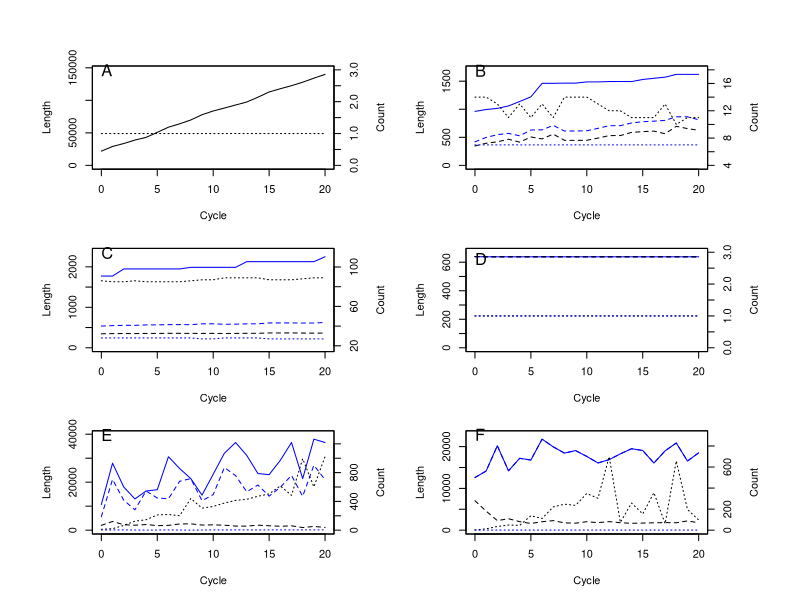

This figure's R source:
pdf("SLAGcompoundfig1a.pdf", height = 8.4, width = 8.5)
par(mfrow = c(3,2))
par(mar = c(3, 5, 3, 5), oma = c(2, 2, 2, 2))
par(xpd = NA)
rmatchingcontigs <- c(1, 1, 1, 1, 1, 1, 1, 1, 1, 1, 1, 1, 1, 1, 1, 1, 1, 1, 1, 1, 1)
rmatchinglengths <- c(21897, 29074, 33605, 38915, 43072, 50789, 58741, 63930, 69837, 77882, 83628, 88146, 92806, 97451, 104813, 112864, 117838, 122537, 127855, 134075, 139899)
x <-c(0, 1, 2, 3, 4, 5, 6, 7, 8, 9, 10, 11, 12, 13, 14, 15, 16, 17, 18, 19, 20)
plot(x, rmatchinglengths, ylim = c(0, 146893), type = "l", xlab = "Cycle", ylab = "Length", lty = 1, col = "black")
par(new = TRUE)
plot(x, rmatchingcontigs, ylim = c(0, 3), type = "l", xlab = "", ylab = "", xaxt = "n", yaxt = "n", lty = 3, col = "black")
axis(side = 4)
mtext("Count", side = 4, line = 3, cex = 0.66)
text(0, 2.8, "A", adj = c(0, 0), cex = 1.5)
rallcontigs <- c(14, 14, 13, 11, 13, 11, 13, 11, 14, 14, 14, 13, 12, 12, 11, 11, 11, 13, 10, 11, 11)
rmeanalllengths <- c(345.714285714286, 394.785714285714, 419.538461538462, 466.090909090909, 414, 506.636363636364, 471.692307692308, 556.909090909091, 446.5, 445.428571428571, 447.428571428571, 486.307692307692, 530.916666666667, 531.416666666667, 587.272727272727, 601.818181818182, 610.909090909091, 563.692307692308, 696.1, 655.636363636364, 626.181818181818)
rmatchingcontigs <- c(7, 7, 7, 7, 7, 7, 7, 7, 7, 7, 7, 7, 7, 7, 7, 7, 7, 7, 7, 7, 7)
rmeanmatchinglengths <- c(419.571428571429, 498.285714285714, 546.571428571429, 570.714285714286, 527, 630.428571428571, 633.428571428571, 712.571428571429, 612.571428571429, 612.571428571429, 616.571428571429, 660.571428571429, 706.857142857143, 707.714285714286, 755.428571428571, 778.285714285714, 787.857142857143, 802.428571428571, 866, 865.857142857143, 813.142857142857)
rmatchinglongests <- c(962, 995, 1016, 1059, 1139, 1221, 1462, 1462, 1466, 1466, 1488, 1488, 1494, 1495, 1494, 1531, 1552, 1572, 1622, 1622, 1622)
x <-c(0, 1, 2, 3, 4, 5, 6, 7, 8, 9, 10, 11, 12, 13, 14, 15, 16, 17, 18, 19, 20)
plot(x, rmatchinglongests, ylim = c(0, 1703), type = "l", xlab = "Cycle", ylab = "Length", lty = 1, col = "blue")
lines(x, rmeanmatchinglengths, lty = 2, col = "blue")
lines(x, rmeanalllengths, lty = 2, col = "black")
par(new = TRUE)
plot(x, rallcontigs, ylim = c(4, 18), type = "l", xlab = "", ylab = "", xaxt = "n", yaxt = "n", lty = 3, col = "black")
lines(x, rmatchingcontigs, lty = 3, col = "blue")
axis(side = 4)
mtext("Count", side = 4, line = 3, cex = 0.66)
text(0, 17, "B", adj = c(0, 0), cex = 1.5)
#text(0.2, 2.9, "B", cex = 2)
rallcontigs <- c(86, 85, 85, 86, 85, 85, 85, 85, 86, 87, 87, 89, 89, 89, 89, 87, 87, 87, 88, 89, 89)
rmeanalllengths <- c(345.581395348837, 350.211764705882, 352.282352941176, 350.488372093023, 354.623529411765, 354.623529411765, 357.223529411765, 357.223529411765, 355.139534883721, 354.908045977012, 355.057471264368, 353.876404494382, 354.752808988764, 357.483146067416, 357.797752808989, 366.195402298851, 366.195402298851, 366.770114942529, 363.556818181818, 361.157303370787, 363.348314606742)
rmatchingcontigs <- c(28, 28, 28, 28, 28, 28, 28, 28, 28, 27, 27, 28, 28, 28, 28, 27, 27, 27, 27, 27, 27)
rmeanmatchinglengths <- c(536.5, 547.892857142857, 554.178571428571, 554.178571428571, 565.142857142857, 565.142857142857, 573.035714285714, 573.035714285714, 570.714285714286, 592.407407407407, 592.407407407407, 580.821428571429, 583.607142857143, 591, 592, 613.740740740741, 613.740740740741, 613.740740740741, 611.111111111111, 611.111111111111, 625.814814814815)
rmatchinglongests <- c(1772, 1772, 1948, 1948, 1948, 1948, 1948, 1948, 1988, 1988, 1988, 1988, 1988, 2128, 2128, 2128, 2128, 2128, 2128, 2128, 2249)
x <-c(0, 1, 2, 3, 4, 5, 6, 7, 8, 9, 10, 11, 12, 13, 14, 15, 16, 17, 18, 19, 20)
plot(x, rmatchinglongests, ylim = c(0, 2361), type = "l", xlab = "Cycle", ylab = "Length", lty = 1, col = "blue")
lines(x, rmeanmatchinglengths, lty = 2, col = "blue")
lines(x, rmeanalllengths, lty = 2, col = "black")
par(new = TRUE)
plot(x, rallcontigs, ylim = c(18, 115), type = "l", xlab = "", ylab = "", xaxt = "n", yaxt = "n", lty = 3, col = "black")
lines(x, rmatchingcontigs, lty = 3, col = "blue")
axis(side = 4)
mtext("Count", side = 4, line = 3, cex = 0.66)
text(0, 108, "C", adj = c(0, 0), cex = 1.5)
rallcontigs <- c(1, 1, 1, 1, 1, 1, 1, 1, 1, 1, 1, 1, 1, 1, 1, 1, 1, 1, 1, 1, 1)
rmeanalllengths <- c(639, 638, 638, 638, 638, 638, 638, 638, 638, 638, 638, 638, 638, 638, 638, 638, 638, 638, 638, 638, 638)
rmatchingcontigs <- c(1, 1, 1, 1, 1, 1, 1, 1, 1, 1, 1, 1, 1, 1, 1, 1, 1, 1, 1, 1, 1)
rmeanmatchinglengths <- c(639, 638, 638, 638, 638, 638, 638, 638, 638, 638, 638, 638, 638, 638, 638, 638, 638, 638, 638, 638, 638)
rmatchinglongests <- c(639, 638, 638, 638, 638, 638, 638, 638, 638, 638, 638, 638, 638, 638, 638, 638, 638, 638, 638, 638, 638)
x <-c(0, 1, 2, 3, 4, 5, 6, 7, 8, 9, 10, 11, 12, 13, 14, 15, 16, 17, 18, 19, 20)
plot(x, rmatchinglongests, ylim = c(0, 670), type = "l", xlab = "Cycle", ylab = "Length", lty = 1, col = "blue")
lines(x, rmeanmatchinglengths, lty = 2, col = "blue")
lines(x, rmeanalllengths, lty = 2, col = "black")
par(new = TRUE)
plot(x, rallcontigs, ylim = c(0, 3), type = "l", xlab = "", ylab = "", xaxt = "n", yaxt = "n", lty = 3, col = "black")
lines(x, rmatchingcontigs, lty = 3, col = "blue")
axis(side = 4)
mtext("Count", side = 4, line = 3, cex = 0.66)
text(0, 2.6, "D", adj = c(0, 0), cex = 1.5)
#text(0.2, 2.9, "D", cex = 2)
rallcontigs <- c(12, 21, 66, 125, 145, 212, 218, 201, 441, 306, 330, 377, 414, 429, 471, 504, 615, 484, 993, 602, 1022)
rmeanalllengths <- c(2011.33333333333, 3618.19047619048, 2273.25757575758, 2064.112, 2363.52413793103, 1886.63679245283, 2006.02752293578, 2581.31343283582, 2643.72335600907, 2135.58496732026, 2216.60606060606, 2077.10079575597, 1708.6231884058, 1689.20512820513, 2086.97876857749, 1837.87301587302, 1633.34146341463, 1824.32438016529, 1101.64249748238, 1559.7342192691, 1150.33072407045)
rmatchingcontigs <- c(3, 3, 4, 2, 1, 2, 4, 2, 1, 2, 4, 3, 4, 4, 3, 4, 4, 4, 4, 4, 4)
rmeanmatchinglengths <- c(5629.66666666667, 21142, 12500.5, 8491.5, 16332, 13411, 13102.75, 20400, 21472, 12283.5, 14815, 26090.3333333333, 22756, 15989.25, 18828, 14182.5, 17876, 22816.25, 14114.25, 27055.5, 21040.75)
rmatchinglongests <- c(10684, 27917, 18012, 13028, 16332, 16864, 30600, 25699, 21472, 14609, 23318, 32075, 36533, 31144, 23592, 23149, 29109, 36534, 21481, 37921, 36534)
x <-c(0, 1, 2, 3, 4, 5, 6, 7, 8, 9, 10, 11, 12, 13, 14, 15, 16, 17, 18, 19, 20)
plot(x, rmatchinglongests, ylim = c(0, 39817), type = "l", xlab = "Cycle", ylab = "Length", lty = 1, col = "blue")
lines(x, rmeanmatchinglengths, lty = 2, col = "blue")
lines(x, rmeanalllengths, lty = 2, col = "black")
par(new = TRUE)
plot(x, rallcontigs, ylim = c(0, 1328), type = "l", xlab = "", ylab = "", xaxt = "n", yaxt = "n", lty = 3, col = "black")
lines(x, rmatchingcontigs, lty = 3, col = "blue")
axis(side = 4)
mtext("Count", side = 4, line = 3, cex = 0.66)
text(0, 1240, "E", adj = c(0, 0), cex = 1.5)
rallcontigs <- c(2, 13, 35, 49, 46, 137, 111, 221, 247, 236, 349, 303, 699, 74, 258, 154, 356, 62, 658, 197, 97)
rmeanalllengths <- c(7044.5, 4558.69230769231, 2294.17142857143, 2739, 2042.5, 1602.37226277372, 2025.82882882883, 2286.42081447964, 1748.83805668016, 1679.48728813559, 2030.00573065903, 1798.76567656766, 2053.91559370529, 1782.22972972973, 1646.16666666667, 1698.16883116883, 1766.10112359551, 1812.16129032258, 1775.28875379939, 2214.15228426396, 1771.82474226804)
rmatchingcontigs <- c(1, 1, 1, 1, 1, 1, 1, 1, 1, 1, 1, 1, 1, 1, 1, 1, 1, 1, 1, 1, 1)
rmeanmatchinglengths <- c(12593, 14160, 20205, 14212, 17201, 16788, 21780, 19945, 18449, 19049, 17647, 16087, 16883, 18266, 19498, 19072, 16068, 18990, 20868, 16540, 18515)
rmatchinglongests <- c(12593, 14160, 20205, 14212, 17201, 16788, 21780, 19945, 18449, 19049, 17647, 16087, 16883, 18266, 19498, 19072, 16068, 18990, 20868, 16540, 18515)
x <-c(0, 1, 2, 3, 4, 5, 6, 7, 8, 9, 10, 11, 12, 13, 14, 15, 16, 17, 18, 19, 20)
plot(x, rmatchinglongests, ylim = c(0, 22869), type = "l", xlab = "Cycle", ylab = "Length", lty = 1, col = "blue")
lines(x, rmeanmatchinglengths, lty = 2, col = "blue")
lines(x, rmeanalllengths, lty = 2, col = "black")
par(new = TRUE)
plot(x, rallcontigs, ylim = c(0, 908), type = "l", xlab = "", ylab = "", xaxt = "n", yaxt = "n", lty = 3, col = "black")
lines(x, rmatchingcontigs, lty = 3, col = "blue")
axis(side = 4)
mtext("Count", side = 4, line = 3, cex = 0.66)
text(0, 850, "F", adj = c(0, 0), cex = 1.5)
#text(0.2, 2.9, "F", cex = 2)
dev.off()
